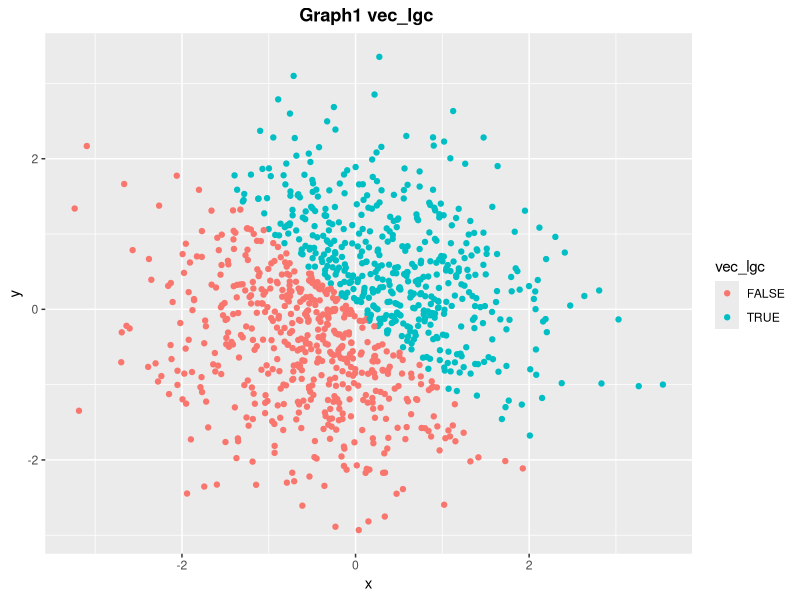
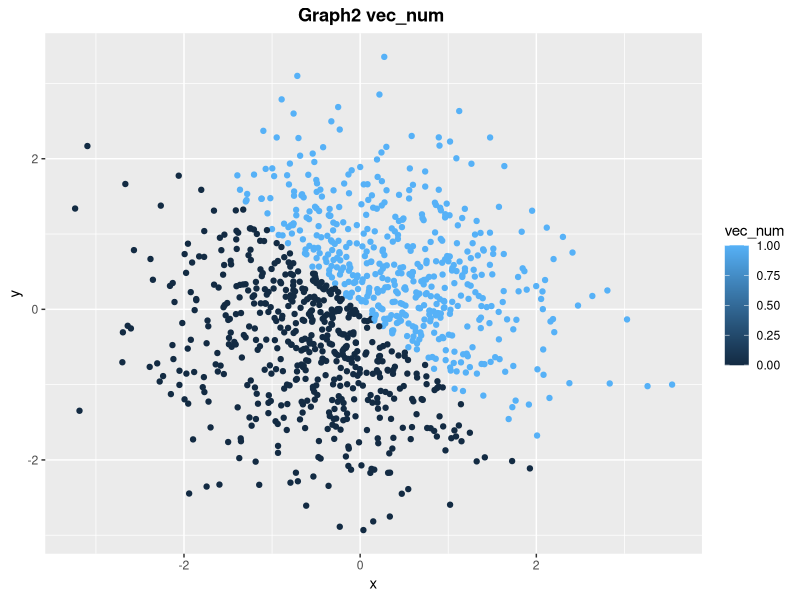
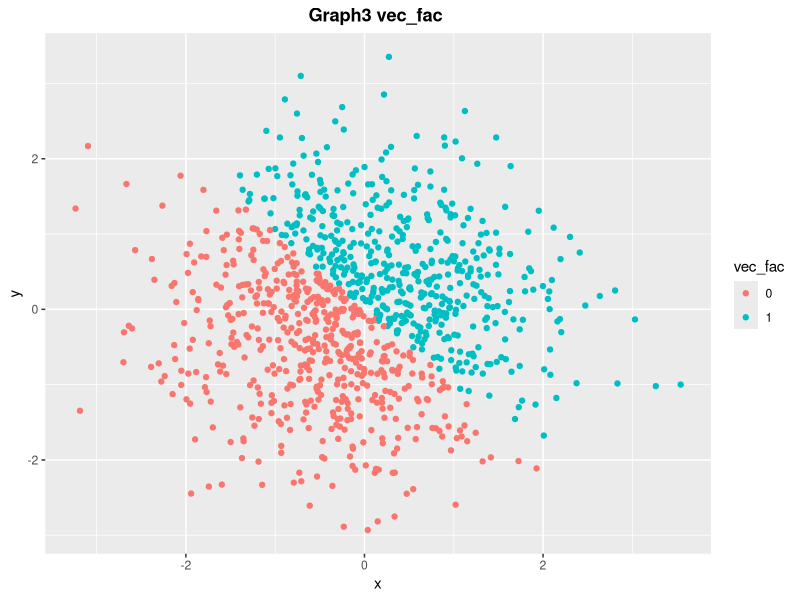
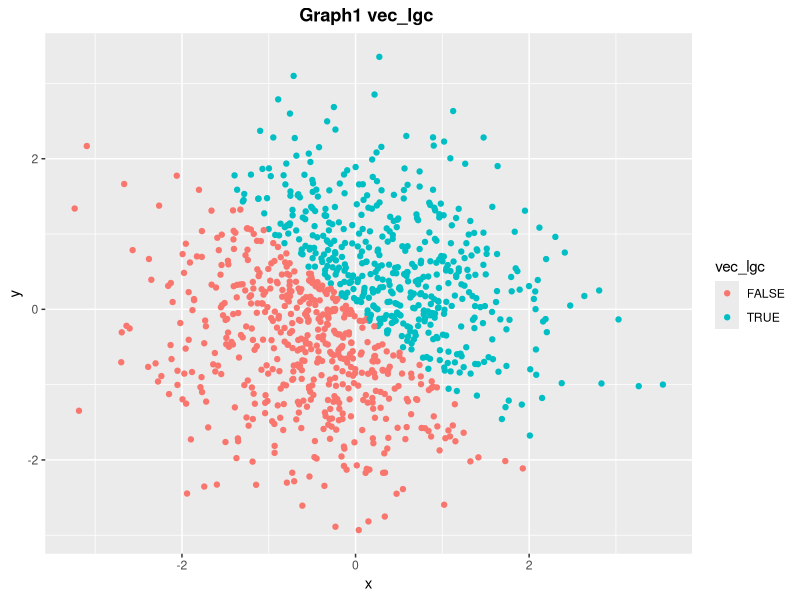

Write the R code that produced these figures, in order.
## ---- chunk 1
library(tidyverse)
a = runif(10, min = 0, max = 5)
example_df = tibble(
  vec_numeric = a,
  vec_logical = c(a >= 2),
  vec_char = c("teacher","soldier", "doctor","kids","master","banker","hacker","servant ","accountant","statistician"),
  vec_factor = factor(c("Jan", "Feb", "Mar", "Apr", "May", "Jun", 
  "Jul", "Aug", "Sep", "Oct"))
)
## ---- chunk 2
mean(example_df$vec_numeric)
mean(example_df$vec_logical)
mean(example_df$vec_char)
mean(example_df$vec_factor)
## ---- chunk 3
as.numeric(example_df$vec_logical)
as.numeric(example_df$vec_char)
as.numeric(example_df$vec_factor)
## ---- chunk 4
as.numeric(as.factor(example_df$vec_char))
as.numeric(as.character(example_df$vec_factor))
## ---- chunk 5
set.seed(2019)
Scatter_df = tibble(
         x = rnorm(1000),
         y = rnorm(1000),
         vec_lgc = x + y > 0,
         vec_num = c(as.numeric(vec_lgc)),
         vec_fac = factor(c(as.numeric(vec_lgc)))
         )
## ---- chunk 6
ggplot(Scatter_df, aes(x = x, y = y, color = vec_lgc)) + labs(title = "Graph1 vec_lgc ") + theme(plot.title = element_text(face = "bold", hjust = 0.5)) + geom_point()
ggsave("hw1_Scatter_1.png", width = 5,height = 6)
ggplot(Scatter_df, aes(x = x, y = y, color = vec_num)) + labs(title = "Graph2 vec_num ") + theme(plot.title = element_text(face = "bold", hjust = 0.5)) + geom_point()
ggplot(Scatter_df, aes(x = x, y = y, color = vec_fac)) + labs(title = "Graph3 vec_fac ") + theme(plot.title = element_text(face = "bold", hjust = 0.5)) + geom_point()

